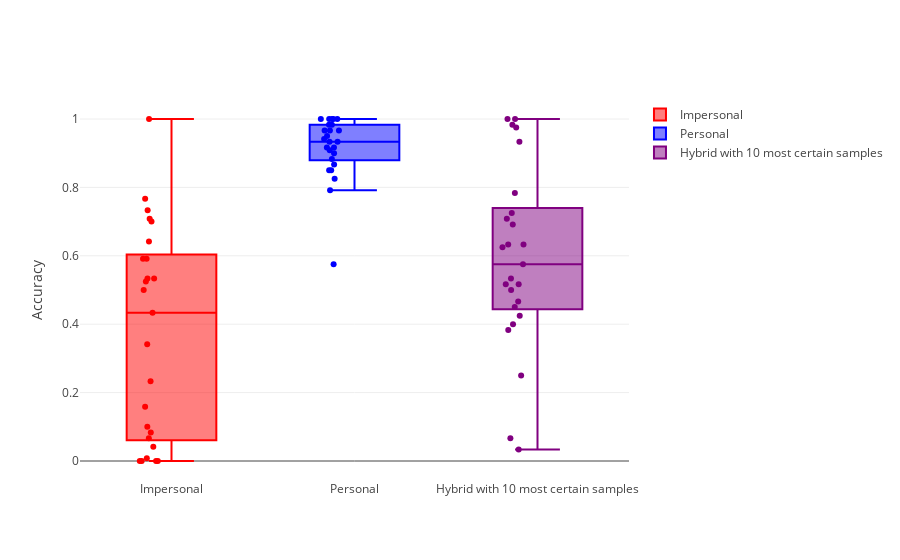

Here is the notebook cell this chart was saved with:
### Code cell
mean_hybrid_scores_by_user = []
mean_impersonal_scores_by_user = []
mean_personal_scores_by_user = []

for user_id in results_df['user_id'].unique():
    user_df = results_df[results_df['user_id'] == user_id]
    mean_hybrid_scores_by_user.append(user_df['hybrid'].mean())
    mean_impersonal_scores_by_user.append(user_df['impersonal'].mean())
    mean_personal_scores_by_user.append(user_df['personal'].mean())
    
impersonal_trace = go.Box(y=mean_impersonal_scores_by_user,
                          name="Impersonal",
                          marker=dict(color='red'),
                          boxpoints='all',
                          jitter=0.3,
                          pointpos=-0.5)

personal_trace = go.Box(y=mean_personal_scores_by_user,
                        name="Personal",
                        marker=dict(color="blue"),
                        boxpoints="all",
                        jitter=0.3,
                        pointpos=-0.5)

hybrid_trace = go.Box(y=mean_hybrid_scores_by_user,
                        name="Hybrid with 10 most certain samples",
                        marker=dict(color="purple"),
                        boxpoints="all",
                        jitter=0.3,
                        pointpos=-0.5)

data = [impersonal_trace, personal_trace, hybrid_trace]
layout = go.Layout(yaxis=dict(title="Accuracy"))
fig=go.Figure(data=data,layout=layout)
iplot(fig)

### Figure 1 — Plotly figure (JSON) as saved in the notebook; plotly's stock layout.template omitted (floating-point values rounded to 4 significant figures)
{"data": [{"boxpoints": "all", "jitter": 0.3, "marker": {"color": "red"}, "name": "Impersonal", "pointpos": -0.5, "type": "box", "y": [0.7083, 0, 0.5917, 0.6417, 0.525, 1, 0.5333, 0, 0.008333, 0.1, 0.04167, 0.06667, 0, 0.7667, 0, 0.5, 0.2333, 0.5917, 0.1583, 0.7333, 0.3417, 0.7, 0.5333, 0.4333, 0.08333]}, {"boxpoints": "all", "jitter": 0.3, "marker": {"color": "blue"}, "name": "Personal", "pointpos": -0.5, "type": "box", "y": [0.9167, 1, 0.85, 0.9083, 0.8833, 1, 0.9667, 1, 0.9333, 0.9667, 1, 0.9667, 1, 0.9167, 0.825, 0.8667, 0.575, 0.9833, 0.9417, 0.9333, 0.9833, 0.85, 0.9, 0.7917, 0.95]}, {"boxpoints": "all", "jitter": 0.3, "marker": {"color": "purple"}, "name": "Hybrid with 10 most certain samples", "pointpos": -0.5, "type": "box", "y": [0.7083, 0.975, 0.575, 0.6333, 0.5167, 1, 0.5333, 1, 0.03333, 0.6333, 0.9333, 0.06667, 0.9833, 0.7833, 0.25, 0.3833, 0.5167, 0.5, 0.625, 0.6917, 0.4, 0.725, 0.425, 0.45, 0.4667]}], "layout": {"yaxis": {"title": "Accuracy"}}}
